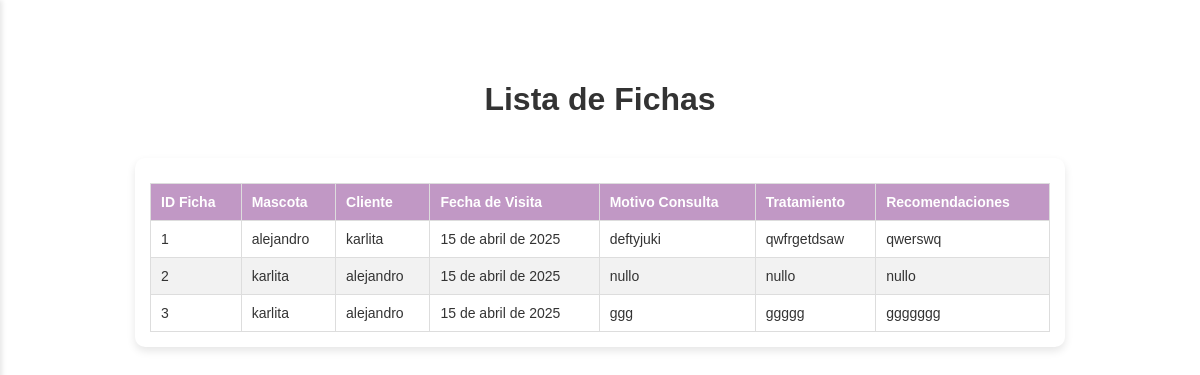
/fichas/ (signed in), run on the app's committed database.
### vetapp/models.py (models this page shows, shortened)
class Ficha(models.Model):
    id_ficha = models.AutoField(primary_key=True)
    mascota = models.ForeignKey(Mascota, on_delete=models.CASCADE, related_name='fichas')
    cliente = models.ForeignKey(Cliente, on_delete=models.CASCADE)
    fecha_visita = models.DateField(auto_now_add=True)
    motivo_consulta = models.TextField()
    anamnesis_remota = models.TextField()
    anamnesis_actual = models.TextField()
    pc = models.TextField()
    tllc = models.TextField()
    oidos = models.TextField()
    ojos = models.TextField()
    boca = models.TextField()
    linfonodo_submandibular = models.TextField()
    rt = models.CharField(max_length=10)
    fc = models.CharField(max_length=10)
    fr = models.CharField(max_length=10)
    pulso_femoral = models.TextField()
    palpacion_abdominal = models.TextField()
    miembro_reproductor = models.TextField()
    linfonodo_inguinal = models.TextField()
    pelaje = models.TextField()
    temperatura = models.CharField(max_length=10)
    tratamiento = models.TextField()
    recomendaciones = models.TextField()
    receta = models.TextField()

class Mascota(models.Model):
    SEXO_CHOICES = [
        ('Macho', 'Macho'),
        ('Hembra', 'Hembra'),
    ]
    ESPECIE_CHOICES = [
        ('Canino', 'Canino'),
        ('Felino', 'Felino'),
        ('Otro', 'Otro'),
    ]
    ESTADO_REPRODUCTIVO_CHOICES = [
        ('Entero', 'Entero'),
        ('Esterilizado', 'Esterilizado'),
    ]
    id_mascota = models.AutoField(primary_key=True)
    cliente = models.ForeignKey(Cliente, on_delete=models.CASCADE, related_name='mascotas')
    nombre = models.CharField(max_length=100)
    sexo = models.CharField(max_length=10, choices=SEXO_CHOICES)
    raza = models.CharField(max_length=100)
    especie = models.CharField(max_length=20, choices=ESPECIE_CHOICES)
    fecha_nacimiento = models.DateField()
    estado_reproductivo = models.CharField(max_length=15, choices=ESTADO_REPRODUCTIVO_CHOICES)
    def calcular_edad_completa(self):
        today = date.today()
        dias_totales = (today - self.fecha_nacimiento).days
        años = dias_totales // 365
        dias = dias_totales % 365
        años_texto = f"{años} año" if años == 1 else f"{años} años"
        dias_texto = f"{dias} día" if dias == 1 else f"{dias} días"
        return f"{años_texto} y {dias_texto}"
    edad = property(calcular_edad_completa)

class Cliente(models.Model):
    id_cliente = models.AutoField(primary_key=True)
    numero = models.CharField(max_length=20)
    mascota = models.CharField(max_length=100)  # Solo como dato de referencia rápida
    correo = models.EmailField()
    direccion = models.CharField(max_length=200)
    rut = models.CharField(max_length=12)
    nombre = models.CharField(max_length=100)

### vetapp/views.py (the view)
# urls.py: path('fichas/', views.ver_ficha, name='ver_ficha'),
@login_required
def ver_ficha(request):
    fichas = Ficha.objects.all()
    return render(request, 'vetapp/ver_ficha.html', {'fichas': fichas})

### vetapp/templates/vetapp/ver_ficha.html (shortened to what this page needs)
{% load static %}
<!DOCTYPE html>
<html lang="es">
<head>
    <link rel="stylesheet" href="{% static 'css/style.css' %}">
</head>
<body>
    <div class="home-container">
        <h1 class="ver-cliente-h1">Lista de Fichas</h1>
        <div class="tabla-container">
            <table class="ver-cliente-table">
                <thead>
                    <tr class="ver-cliente-tr">
                        <th class="ver-cliente-th">ID Ficha</th>
                        <th class="ver-cliente-th">Mascota</th>
                        <th class="ver-cliente-th">Cliente</th>
                        <th class="ver-cliente-th">Fecha de Visita</th>
                        <th class="ver-cliente-th">Motivo Consulta</th>
                        <th class="ver-cliente-th">Tratamiento</th>
                        <th class="ver-cliente-th">Recomendaciones</th>
                    </tr>
                </thead>
                <tbody>
                    {% for ficha in fichas %}
                    <tr class="ver-cliente-tr">
                        <td class="ver-cliente-td">{{ ficha.id_ficha }}</td>
                        <td class="ver-cliente-td">{{ ficha.mascota.nombre }}</td>
                        <td class="ver-cliente-td">{{ ficha.cliente.nombre }}</td>
                        <td class="ver-cliente-td">{{ ficha.fecha_visita }}</td>
                        <td class="ver-cliente-td">{{ ficha.motivo_consulta }}</td>
                        <td class="ver-cliente-td">{{ ficha.tratamiento }}</td>
                        <td class="ver-cliente-td">{{ ficha.recomendaciones }}</td>
                    </tr>
                    {% empty %}
                    <tr class="ver-cliente-tr">
                        <td class="ver-cliente-td" colspan="7">No hay fichas registradas.</td>
                    </tr>
                    {% endfor %}
                </tbody>
            </table>
        </div>
    </div>
</body>
</html>

### static/css/style.css (style rules this page uses)
body { margin: 0; font-family: Arial, sans-serif; background-size: cover; background-position: center; color: #333; height: 100vh; }
.home-container { margin-left: 250px; padding: 40px; display: flex; flex-direction: column; align-items: center; justify-content: center; box-sizing: border-box; }
.home-container h1 { font-size: 2em; margin-bottom: 20px; }
.tabla-container { background-color: white; border-radius: 10px; padding: 20px; box-shadow: 0px 4px 8px rgba(0,0,0,0.1); overflow-x: auto; width: 100%; max-width: 900px; margin-top: 20px; }
table { width: 100%; border-collapse: collapse; margin-top: 10px; }
th, td { border: 1px solid #c8b7dc; padding: 12px; text-align: left; }
th { background-color: #c198c5; color: white; }
.ver-cliente-table { width: 100%; border-collapse: collapse; }
.ver-cliente-th, .ver-cliente-td { padding: 10px; border: 1px solid #ddd; text-align: left; }
.ver-cliente-tr:nth-child(even) { background-color: #f2f2f2; }
@media screen and (max-width: 1280px) { .home-container { margin-left: 0; padding: 60px 20px; } }
@media screen and (max-width: 1280px) { .table-container, .tabla-container { padding: 15px; overflow-x: auto; } }
@media screen and (max-width: 1280px) { .tabla-container table, .table-container table { font-size: 14px; } }

### data on the page
Ficha: id_ficha "1", mascota.nombre "alejandro", cliente.nombre "karlita", fecha_visita "15 de abril de 2025", motivo_consulta "deftyjuki", tratamiento "qwfrgetdsaw", recomendaciones "qwerswq"
Ficha: id_ficha "2", mascota.nombre "karlita", cliente.nombre "alejandro", fecha_visita "15 de abril de 2025", motivo_consulta "nullo", tratamiento "nullo", recomendaciones "nullo"
Ficha: id_ficha "3", mascota.nombre "karlita", cliente.nombre "alejandro", fecha_visita "15 de abril de 2025", motivo_consulta "ggg", tratamiento "ggggg", recomendaciones "ggggggg"
